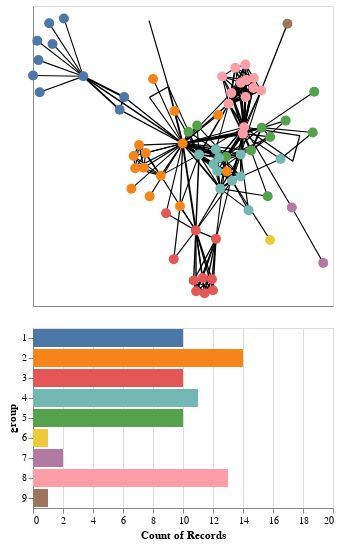

Notebook code for this chart:
### Markdown cell above
###### A Note on Deprecated Functions
_selection()_ is deprecated. Read the documentation to find which would be a fitter fit _selection_point()_ or _selection_interval()_


*add_selection()* is deprecated. Use *add_params()* instead.

### Code cell
# rectangular selection in the network view
selection = alt.selection_interval(encodings=['x', 'y'])

# group selection in the bar chart
selection2 = alt.selection(type="multi", fields=['group'])


# first we create the force-directed layout
chart = nxa.draw_networkx( G, pos=pos,
    node_size=100,
    node_color='group:N',
    width='value:Q',
    node_tooltip='name',
    linewidths=0
)

# get node and edge layers from chart
edges = chart.layer[0]
nodes = chart.layer[1]

# group numbers (needed to keep bar chart stable during selections)
groups = list(range(1,10))

# separate color definition used across both charts
color = alt.Color('group:N', scale=alt.Scale(domain=groups), legend=None)

# adjust node opacity and fill color according to selections
nodes = nodes.encode(
    opacity=alt.condition(selection, alt.value(1), alt.value(0.25)),
    fill=alt.condition(selection2, color, alt.value('lightgray')),
).add_selection(selection,selection2)

# interactive bar chart 
bars = alt.Chart(nodes.data).mark_bar().encode(
    x=alt.X('count()', scale=alt.Scale(domain=(0,20))),
    y = alt.Y('group:O', scale=alt.Scale(domain=(groups))),
    color=color,
    opacity=alt.condition(selection2, alt.value(1), alt.value(0.25)),
).transform_filter(selection).add_selection(selection2)

# concatenate all layers into one multi-view layout
alt.vconcat(edges+nodes, bars)

### Figure 1 — Vega-Lite specification as saved in the notebook (floating-point values rounded to 4 significant figures; data arrays with more than 128 entries replaced by an {"elided": "..."} marker saying what was removed)
{"config": {"view": {"continuousWidth": 300, "continuousHeight": 300}}, "vconcat": [{"layer": [{"data": {"name": "data-f12754238f2fc07b7c7f2d8b4ec2a362"}, "mark": {"type": "line", "color": "black", "opacity": 1}, "encoding": {"detail": {"field": "edge", "type": "quantitative"}, "size": {"field": "value", "legend": null, "type": "quantitative"}, "x": {"axis": {"grid": false, "labels": false, "ticks": false, "title": ""}, "field": "x", "type": "quantitative"}, "y": {"axis": {"grid": false, "labels": false, "ticks": false, "title": ""}, "field": "y", "type": "quantitative"}}}, {"data": {"name": "data-f15a43c235b28384e646ee0af7cfffd1"}, "mark": {"type": "point", "fill": "group:N", "opacity": 1, "size": 100, "strokeWidth": 0}, "encoding": {"fill": {"condition": {"param": "param_2", "field": "group", "legend": null, "scale": {"domain": [1, 2, 3, 4, 5, 6, 7, 8, 9]}, "type": "nominal"}, "value": "lightgray"}, "opacity": {"condition": {"param": "param_1", "value": 1}, "value": 0.25}, "tooltip": {"field": "name", "type": "nominal"}, "x": {"axis": {"grid": false, "labels": false, "ticks": false}, "field": "x", "type": "quantitative"}, "y": {"axis": {"grid": false, "labels": false, "ticks": false}, "field": "y", "type": "quantitative"}}, "name": "view_1"}]}, {"data": {"name": "data-f15a43c235b28384e646ee0af7cfffd1"}, "mark": {"type": "bar"}, "encoding": {"color": {"field": "group", "legend": null, "scale": {"domain": [1, 2, 3, 4, 5, 6, 7, 8, 9]}, "type": "nominal"}, "opacity": {"condition": {"param": "param_2", "value": 1}, "value": 0.25}, "x": {"aggregate": "count", "scale": {"domain": [0, 20]}, "type": "quantitative"}, "y": {"field": "group", "scale": {"domain": [1, 2, 3, 4, 5, 6, 7, 8, 9]}, "type": "ordinal"}}, "name": "view_2", "transform": [{"filter": {"param": "param_1"}}]}], "params": [{"name": "param_1", "select": {"type": "interval", "encodings": ["x", "y"]}, "views": ["view_1"]}, {"name": "param_2", "select": {"type": "point", "fields": ["group"]}, "views": ["view_1", "view_2"]}], "$schema": "https://vega.github.io/schema/vega-lite/v5.15.1.json", "datasets": {"data-f12754238f2fc07b7c7f2d8b4ec2a362": {"elided": "508 records"}, "data-f15a43c235b28384e646ee0af7cfffd1": [{"degree": 10, "x": -0.6984, "name": "Myriel", "y": 0.2953, "group": 1, "between": 0.1768}, {"degree": 1, "x": -0.9673, "name": "Napoleon", "y": 0.3655, "group": 1, "between": 0.0}, {"degree": 3, "x": -0.4802, "name": "Mlle.Baptistine", "y": 0.1508, "group": 1, "between": 0.0}, {"degree": 3, "x": -0.4529, "name": "Mme.Magloire", "y": 0.2052, "group": 1, "between": 0.0}, {"degree": 1, "x": -1.0, "name": "CountessdeLo", "y": 0.2987, "group": 1, "between": 0.0}, {"degree": 1, "x": -0.8827, "name": "Geborand", "y": 0.4356, "group": 1, "between": 0.0}, {"degree": 1, "x": -0.8146, "name": "Champtercier", "y": 0.5462, "group": 1, "between": 0.0}, {"degree": 1, "x": -0.903, "name": "Cravatte", "y": 0.5249, "group": 1, "between": 0.0}, {"degree": 1, "x": -0.9596, "name": "Count", "y": 0.226, "group": 1, "between": 0.0}, {"degree": 1, "x": -0.9743, "name": "OldMan", "y": 0.4497, "group": 1, "between": 0.0}, {"degree": 1, "x": 0.1629, "name": "Labarre", "y": -0.1172, "group": 2, "between": 0.0}, {"degree": 36, "x": -0.1019, "name": "Valjean", "y": 0.004345, "group": 2, "between": 0.57}, {"degree": 2, "x": -0.2017, "name": "Marguerite", "y": -0.2979, "group": 3, "between": 0.0}, {"degree": 1, "x": -0.2798, "name": "Mme.deR", "y": 0.2837, "group": 2, "between": 0.0}, {"degree": 1, "x": -0.4095, "name": "Isabeau", "y": -0.1914, "group": 2, "between": 0.0}, {"degree": 1, "x": -0.3, "name": "Gervais", "y": -0.2249, "group": 2, "between": 0.0}, {"degree": 9, "x": 0.09784, "name": "Tholomyes", "y": -0.409, "group": 3, "between": 0.04063}, {"degree": 7, "x": 0.07932, "name": "Listolier", "y": -0.6316, "group": 3, "between": 0.0}, {"degree": 7, "x": 0.0737, "name": "Fameuil", "y": -0.5844, "group": 3, "between": 0.0}, {"degree": 7, "x": 0.02943, "name": "Blacheville", "y": -0.6446, "group": 3, "between": 0.0}, {"degree": 7, "x": -0.03602, "name": "Favourite", "y": -0.5895, "group": 3, "between": 0.0}, {"degree": 7, "x": 0.01746, "name": "Dahlia", "y": -0.579, "group": 3, "between": 0.0}, {"degree": 7, "x": -0.02127, "name": "Zephine", "y": -0.6361, "group": 3, "between": 0.0}, {"degree": 15, "x": -0.02313, "name": "Fantine", "y": -0.3726, "group": 3, "between": 0.1296}, {"degree": 11, "x": 0.124, "name": "Mme.Thenardier", "y": -0.1915, "group": 4, "between": 0.029}, {"degree": 16, "x": 0.1947, "name": "Thenardier", "y": -0.1569, "group": 4, "between": 0.0749}, {"degree": 11, "x": 0.1584, "name": "Cosette", "y": -0.05333, "group": 5, "between": 0.0238}, {"degree": 17, "x": -0.003804, "name": "Javert", "y": -0.04403, "group": 4, "between": 0.05433}, {"degree": 4, "x": -0.1882, "name": "Fauchelevent", "y": 0.25, "group": 0, "between": 0.02649}, {"degree": 8, "x": -0.2335, "name": "Bamatabois", "y": -0.1351, "group": 2, "between": 0.008041}, {"degree": 2, "x": -0.1554, "name": "Perpetue", "y": -0.497, "group": 3, "between": 0.0}, {"degree": 4, "x": -0.1182, "name": "Simplice", "y": -0.268, "group": 2, "between": 0.00864}, {"degree": 1, "x": 0.1108, "name": "Scaufflaire", "y": 0.128, "group": 2, "between": 0.0}, {"degree": 2, "x": -0.1512, "name": "Woman1", "y": 0.1449, "group": 2, "between": 0.0}, {"degree": 6, "x": -0.336, "name": "Judge", "y": -0.1009, "group": 2, "between": 0.0}, {"degree": 6, "x": -0.3636, "name": "Champmathieu", "y": -0.002487, "group": 2, "between": 0.0}, {"degree": 6, "x": -0.3961, "name": "Brevet", "y": -0.04973, "group": 2, "between": 0.0}, {"degree": 6, "x": -0.3232, "name": "Chenildieu", "y": -0.03692, "group": 2, "between": 0.0}, {"degree": 6, "x": -0.3868, "name": "Cochepaille", "y": -0.103, "group": 2, "between": 0.0}, {"degree": 3, "x": 0.4852, "name": "Pontmercy", "y": -0.06293, "group": 4, "between": 0.006925}, {"degree": 1, "x": 0.4228, "name": "Boulatruelle", "y": -0.4136, "group": 6, "between": 0.0}, {"degree": 11, "x": 0.2462, "name": "Eponine", "y": -0.04368, "group": 4, "between": 0.01149}, {"degree": 3, "x": 0.2932, "name": "Anzelma", "y": -0.2846, "group": 4, "between": 0.0}, {"degree": 3, "x": -0.01517, "name": "Woman2", "y": 0.08228, "group": 5, "between": 0.0}, {"degree": 2, "x": -0.3014, "name": "MotherInnocent", "y": 0.2041, "group": 0, "between": 0.0}, {"degree": 1, "x": -0.3037, "name": "Gribier", "y": 0.5369, "group": 0, "between": 0.0}, {"degree": 1, "x": 0.7413, "name": "Jondrette", "y": -0.5131, "group": 7, "between": 0.0}, {"degree": 2, "x": 0.5531, "name": "Mme.Burgon", "y": -0.2729, "group": 7, "between": 0.02632}, {"degree": 22, "x": 0.2666, "name": "Gavroche", "y": 0.07481, "group": 8, "between": 0.1651}, {"degree": 7, "x": 0.3085, "name": "Gillenormand", "y": -0.02641, "group": 5, "between": 0.02021}, {"degree": 2, "x": 0.4081, "name": "Magnon", "y": -0.2246, "group": 5, "between": 0.0002172}, {"degree": 7, "x": 0.3721, "name": "Mlle.Gillenormand", "y": 0.07293, "group": 5, "between": 0.0476}, {"degree": 2, "x": 0.6784, "name": "Mme.Pontmercy", "y": 0.0518, "group": 5, "between": 0.0003509}, {"degree": 1, "x": 0.6875, "name": "Mlle.Vaubois", "y": 0.2282, "group": 5, "between": 0.0}, {"degree": 4, "x": 0.4227, "name": "Lt.Gillenormand", "y": 0.0327, "group": 5, "between": 0.0}, {"degree": 19, "x": 0.2596, "name": "Marius", "y": 0.04702, "group": 8, "between": 0.132}, {"degree": 2, "x": 0.516, "name": "BaronessT", "y": 0.1033, "group": 5, "between": 0.0}, {"degree": 11, "x": 0.3686, "name": "Mabeuf", "y": 0.2341, "group": 8, "between": 0.02766}, {"degree": 15, "x": 0.1741, "name": "Enjolras", "y": 0.1759, "group": 8, "between": 0.04255}, {"degree": 11, "x": 0.3244, "name": "Combeferre", "y": 0.288, "group": 8, "between": 0.00125}, {"degree": 9, "x": 0.2742, "name": "Prouvaire", "y": 0.3461, "group": 8, "between": 0.0}, {"degree": 11, "x": 0.3219, "name": "Feuilly", "y": 0.2448, "group": 8, "between": 0.00125}, {"degree": 13, "x": 0.2757, "name": "Courfeyrac", "y": 0.2058, "group": 8, "between": 0.005267}, {"degree": 12, "x": 0.2471, "name": "Bahorel", "y": 0.2679, "group": 8, "between": 0.002185}, {"degree": 13, "x": 0.1899, "name": "Bossuet", "y": 0.2228, "group": 8, "between": 0.03075}, {"degree": 12, "x": 0.281, "name": "Joly", "y": 0.2798, "group": 8, "between": 0.002185}, {"degree": 10, "x": 0.2142, "name": "Grantaire", "y": 0.332, "group": 8, "between": 0.0001504}, {"degree": 1, "x": 0.5267, "name": "MotherPlutarch", "y": 0.5228, "group": 9, "between": 0.0}, {"degree": 10, "x": 0.08284, "name": "Gueulemer", "y": -0.08624, "group": 4, "between": 0.00496}, {"degree": 10, "x": 0.1057, "name": "Babet", "y": -0.1155, "group": 4, "between": 0.00496}, {"degree": 10, "x": 0.09689, "name": "Claquesous", "y": -0.02117, "group": 4, "between": 0.004862}, {"degree": 9, "x": 0.1168, "name": "Montparnasse", "y": -0.05802, "group": 4, "between": 0.003874}, {"degree": 3, "x": -0.06694, "name": "Toussaint", "y": 0.05543, "group": 5, "between": 0.0}, {"degree": 2, "x": 0.6008, "name": "Child1", "y": 0.03834, "group": 10, "between": 0.0}, {"degree": 2, "x": 0.5585, "name": "Child2", "y": -0.07273, "group": 10, "between": 0.0}, {"degree": 7, "x": 0.2448, "name": "Brujon", "y": -0.1384, "group": 4, "between": 0.0004386}, {"degree": 7, "x": 0.1355, "name": "Mme.Hucheloup", "y": 0.2944, "group": 8, "between": 0.0}]}}
